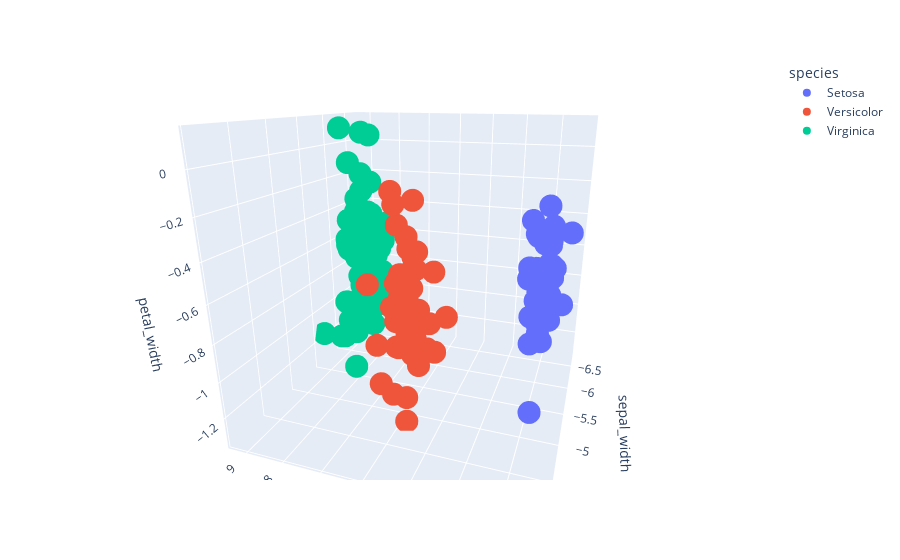

Notebook cell for this chart:
### Markdown cell above
<span style="font-family: XB Zar; font-size: medium; "><div dir=rtl><meta charset="UTF-8">
    <br>
    با انتخاب 3 مقدار ویژه بزرگتر، 3 بردار ویژه متناظر با آن را به عنوان پایهای برای فضای مقصد درنظر میگیریم و با انجام تبدیل مورد نظر دادههای ما 3 بعدی شده و در شکل زیر نتایج را میبینیم:
    </div></span>

### Code cell
U = eigenvectors[:, 0:3]
X_star_3D = X.dot(U)
df_3D = pd.DataFrame({'sepal_length': X_star_3D[:, 0], 'sepal_width': X_star_3D[:, 1], 'petal_width': X_star_3D[:, 2], 'species': y})
fig = px.scatter_3d(df_3D, x='sepal_length', y='sepal_width', z='petal_width',
              color='species')
fig.show()
